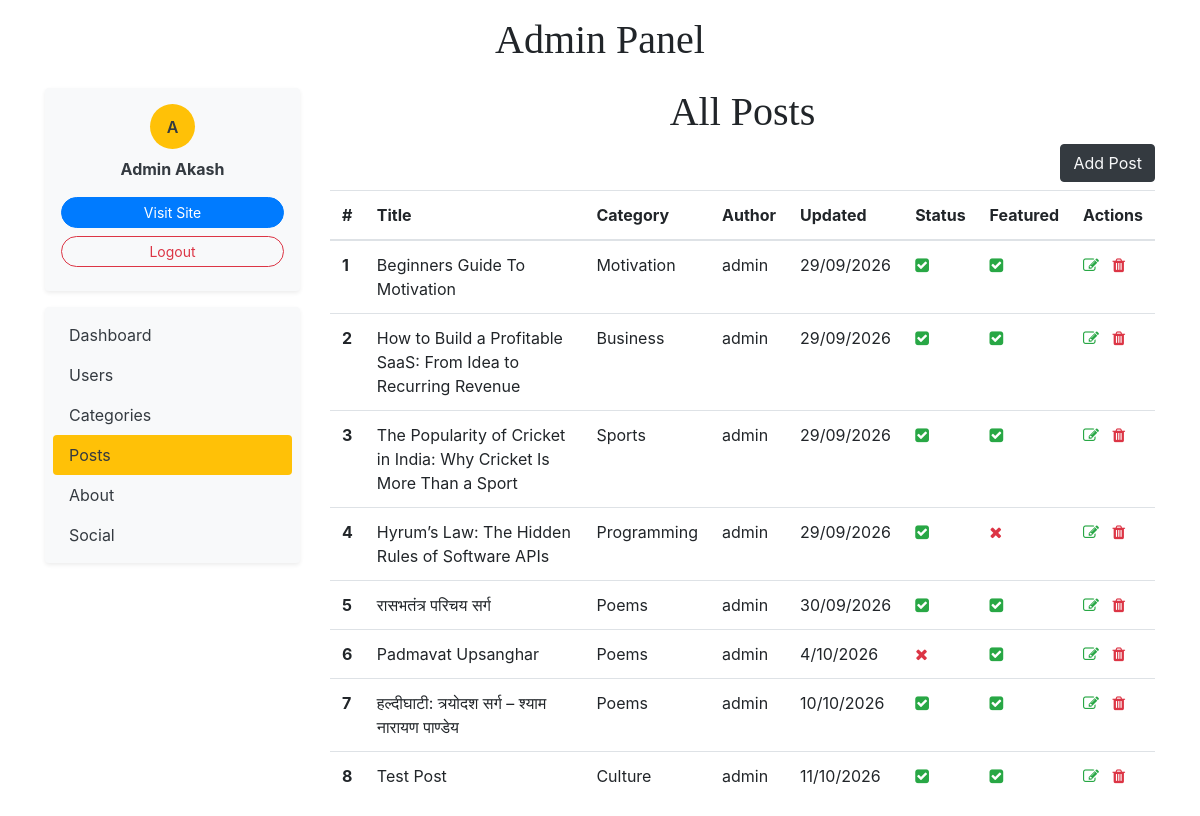
/dashboard/posts/ (signed in), run on an earlier commit of the app's database.
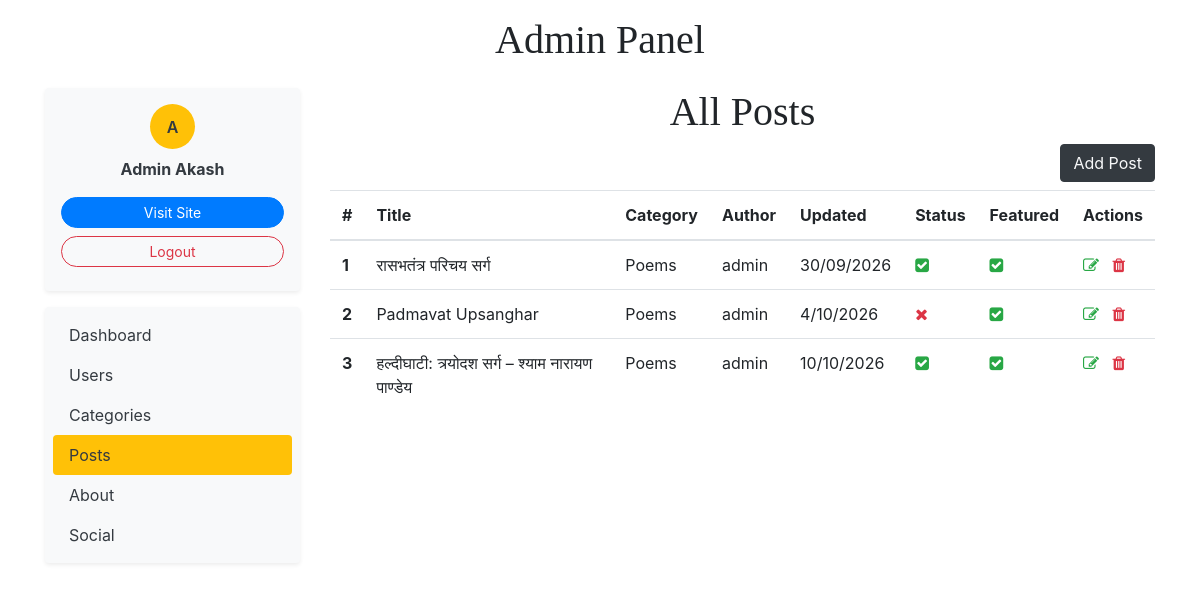
And on a later commit of the database.
### blogs/models.py (models this page shows)
class Blog(models.Model):
    title = models.CharField(max_length=100)
    slug = models.SlugField(max_length=150, unique=True, blank=True)
    category = models.ForeignKey(Category, on_delete=models.CASCADE)
    author = models.ForeignKey(User, on_delete=models.CASCADE)
    featured_image = models.ImageField(upload_to='uploads/%Y/%m/%d')
    short_description = models.TextField(max_length=500)
    blog_body = models.TextField(max_length=20000)
    status = models.CharField(max_length=24,choices=STATUS_CHOICES, default='Draft')
    is_featured = models.BooleanField(default=False)
    created_at = models.DateTimeField(auto_now_add=True)
    updated_at = models.DateTimeField(auto_now=True)
    def __str__(self)->str:
        return self.title

class Category(models.Model):
    category_name = models.CharField(max_length=50, unique=True)
    created_at = models.DateTimeField(auto_now_add=True)
    updated_at = models.DateTimeField(auto_now=True)
    class Meta:
        verbose_name_plural = "Categories"
    def __str__(self) -> str:
        return self.category_name

### dashboards/views.py (the view)
# urls.py: path('posts/',views.posts,name='posts'),
@permission_required('blogs.view_blog', login_url='login')
def posts(request):
    posts = Blog.objects.all()
    return render(request, 'dashboard/posts.html', {'posts': posts})

### blogs/context_processors.py (called while the page is built)
def get_categories(request):
    categories = Category.objects.all()
    try:
        about = About.objects.get()
    except:
        about = None
    return dict(categories=categories, about=about)

def get_social_links(request):
    social_links = SocialLink.objects.all()
    return dict(social_links=social_links)

### templates/dashboard/posts.html
{% extends 'base.html' %}
{% block content %}
    <div class="row">
        {% include 'dashboard/sidebar.html' %}
        <div class="col-md-9">
            <h1 class="text-center">All Posts</h1>
            <a href="{% url 'add_post' %}" class="btn btn-dark text-light float-right mb-2">Add Post</a>
            <table class="table">
                <thead>
                <tr>
                    <th scope="col">#</th>
                    <th scope="col">Title</th>
                    <th scope="col">Category</th>
                    <th scope="col">Author</th>
                    <th scope="col">Updated</th>
                    <th scope="col">Status</th>
                    <th scope="col">Featured</th>
                    <th scope="col">Actions</th>
                </tr>
                </thead>
                <tbody>
                {% for post in posts %}
                    <tr>
                        <th scope="row">{{ forloop.counter }}</th>
                        <td>{{ post }}</td>
                        <td>{{ post.category }}</td>
                        <td>{{ post.author }}</td>
                        <td>{{ post.updated_at|date:"j/m/Y" }}</td>
                        <td>
                            {% if post.status == 'Published' %}
                                <i class="fa fa-check-square text-success"></i>
                            {% else %}
                                <i class="fa fa-times text-danger"></i>
                            {% endif %}
                        </td>
                        <td>{% if post.is_featured %}
                            <i class="fa fa-check-square text-success"></i>
                        {% else %}
                            <i class="fa fa-times text-danger"></i>
                        {% endif %}</td>
                        <td>
                            <a href="{% url 'edit_post' post.id %}" class="text-decoration-none"><i
                                    class="fa fa-edit text-success"></i> </a>&nbsp;
                            <a href="{% url 'delete_post' post.id %}" class="text-decoration-none"><i
                                    class="fa fa-trash text-danger"></i> </a>
                        </td>
                    </tr>
                {% endfor %}
                </tbody>
            </table>
        </div>
    </div>
{% endblock %}

What changed in the data, as far as the page shows it:
removed Blog: title "Beginners Guide To Motivation", category "Motivation", author "admin", updated_at "29/09/2026", status "Published" (drawn), is_featured True (drawn)
removed Blog: title "How to Build a Profitable SaaS: From Idea to Recurring Revenue", category "Business", author "admin", updated_at "29/09/2026", status "Published" (drawn), is_featured True (drawn)
removed Blog: title "The Popularity of Cricket in India: Why Cricket Is More Than a Sport", category "Sports", author "admin", updated_at "29/09/2026", status "Published" (drawn), is_featured True (drawn)
removed Blog: title "Hyrum’s Law: The Hidden Rules of Software APIs", category "Programming", author "admin", updated_at "29/09/2026", status "Published" (drawn), is_featured False (drawn)
removed Blog: title "Test Post", category "Culture", author "admin", updated_at "11/10/2026", status "Published" (drawn), is_featured True (drawn)
